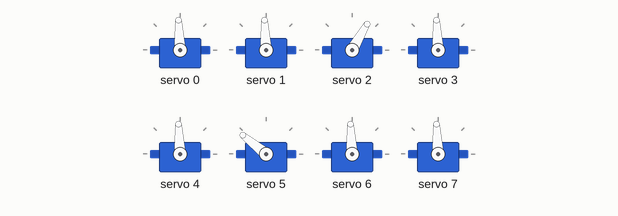
Simulated run of this sketch. Board: Arduino Uno, built with avr-gcc and run on an emulated ATmega328P. Shown: 8 × servo.

Above: at 0.7 s.
At 1.5 s:
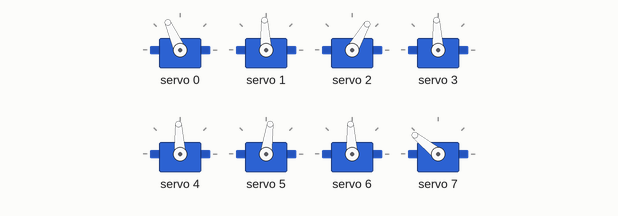
At 3.1 s:
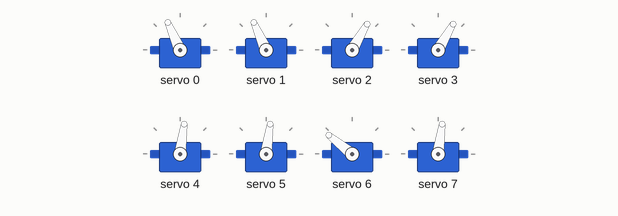
At 10.3 s:
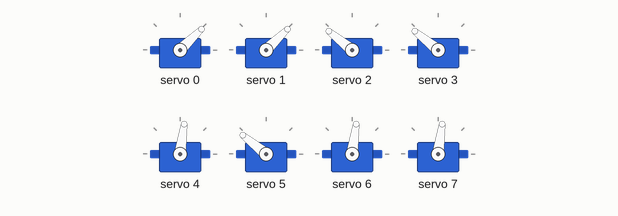
At 13.0 s:
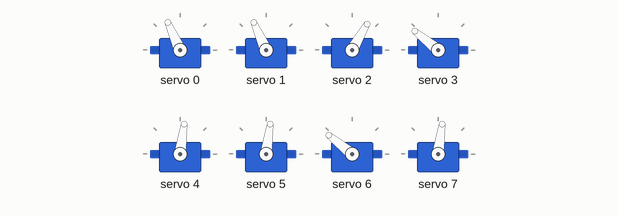
At 20.2 s:
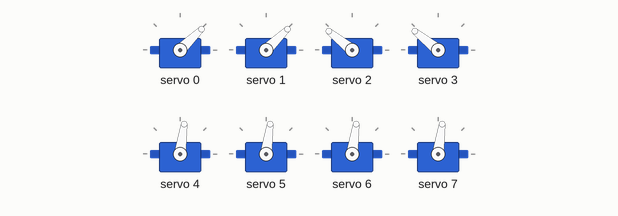
Timing chart, 0 to 21.7 s (numbered marks = the images above):
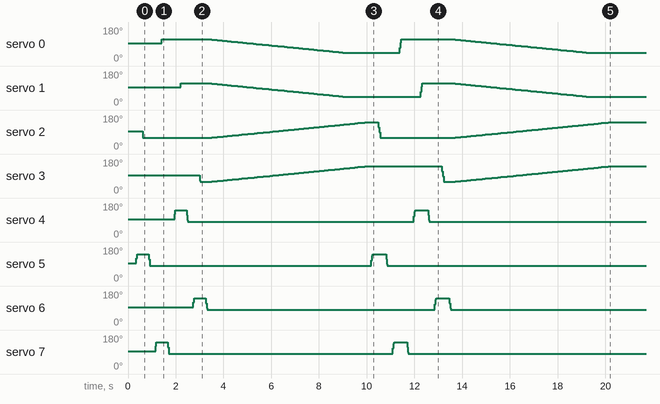

The sketch:

Forward.ino
```cpp
#include <Wire.h>
#include <Adafruit_PWMServoDriver.h>

Adafruit_PWMServoDriver board1(0x40); //what does 0x40 mean

const int PWM_FREQ = 50;
const int SERVOMIN = 205;
const int SERVOMAX = 410;

struct Setservo{
  uint8_t channel;
  int currentAngle;
};
Setservo servos[8] = {{0,90},{1,90}, {2,90},{3,90},{4,90},{5,90},{6,90},{7,90} };
const int STEP_DELAY_MS = 40;

int angleToPulst(int angle) {
  return map(angle, 0, 180, SERVOMIN,SERVOMAX);
}

void setServos(Setservo &servos, int angle) {
  angle = constrain(angle, 0, 180);

  board1.setPWM(servos.channel, 0, angleToPulst(angle));
  servos.currentAngle = angle;
}

void onemoveSlowlyTo(Setservo &servos, int targetAngle) {
  targetAngle = constrain(targetAngle, 0, 180);
  while(servos.currentAngle != targetAngle) {
    int nextAngle = servos.currentAngle;
    if(targetAngle > servos.currentAngle) {
      nextAngle++;
    }
    else{
      nextAngle--;
    }
    setServos(servos, nextAngle);
  }
}
void twoMove(Setservo &servoA, int targetA, Setservo &servoB, int targetB)
{
  targetA = constrain(targetA, 0, 180);
  targetB = constrain(targetB, 0, 180);
  while(servoA.currentAngle != targetA || servoB.currentAngle != targetB){
    if(servoA.currentAngle!=targetA){
      int nextA = servoA.currentAngle + ((targetA > servoA.currentAngle) ? 1: -1);
      setServos(servoA, nextA);
    }
    if(servoB.currentAngle!=targetB){
      int nextB = servoB.currentAngle + ((targetB > servoB.currentAngle) ? 1: -1);
      setServos(servoB, nextB);
    }
    delay(STEP_DELAY_MS);
  }
}
void pushTogether() {
  bool moving;

  do {
    moving = false;

    for (int channel = 0; channel < 2; channel++) {
      Setservo &servo = servos[channel];

      if (servo.currentAngle != 0) {
        int nextAngle = servo.currentAngle +
            ((0 > servo.currentAngle) ? 1 : -1);

        setServos(servo, nextAngle);
        moving = true;
      }
    }
    for (int channel = 2; channel < 4; channel++) {
      Setservo &servo = servos[channel];

      if (servo.currentAngle != 180) {
        int nextAngle = servo.currentAngle +
            ((180 > servo.currentAngle) ? 1 : -1);

        setServos(servo, nextAngle);
        moving = true;
      }
    }

    // All four channels are updated before waiting.
    if (moving) {
      delay(STEP_DELAY_MS);
    }
  } while (moving);
}
void setup() {
  // put your setup code here, to run once:
  Serial.begin(115200);
  board1.begin();
  board1.setPWMFreq(PWM_FREQ);
  delay(100);

  for(int i = 0; i<8; i++){
    setServos(servos[i], 90);
  }
for(int i = 0; i < 2; i++)
{
  delay(200);
  onemoveSlowlyTo(servos[5], 180);
  delay(200);
  onemoveSlowlyTo(servos[2], 30);
  delay(200);
  onemoveSlowlyTo(servos[5], 70);
  delay(200);
  onemoveSlowlyTo(servos[7], 180);
  delay(200);
  onemoveSlowlyTo(servos[0], 130);
  delay(200);
  onemoveSlowlyTo(servos[7], 70);
  delay(200);
  onemoveSlowlyTo(servos[4], 180);
  delay(200);
  onemoveSlowlyTo(servos[1], 130);
  delay(200);
  onemoveSlowlyTo(servos[4], 70);
  delay(200);
  onemoveSlowlyTo(servos[6], 180);
  delay(200);
  onemoveSlowlyTo(servos[3], 30);
  delay(200);
  onemoveSlowlyTo(servos[6], 70);
  delay(200);
  pushTogether();
}
}

void loop() {
  // put your main code here, to run repeatedly:

}
```
